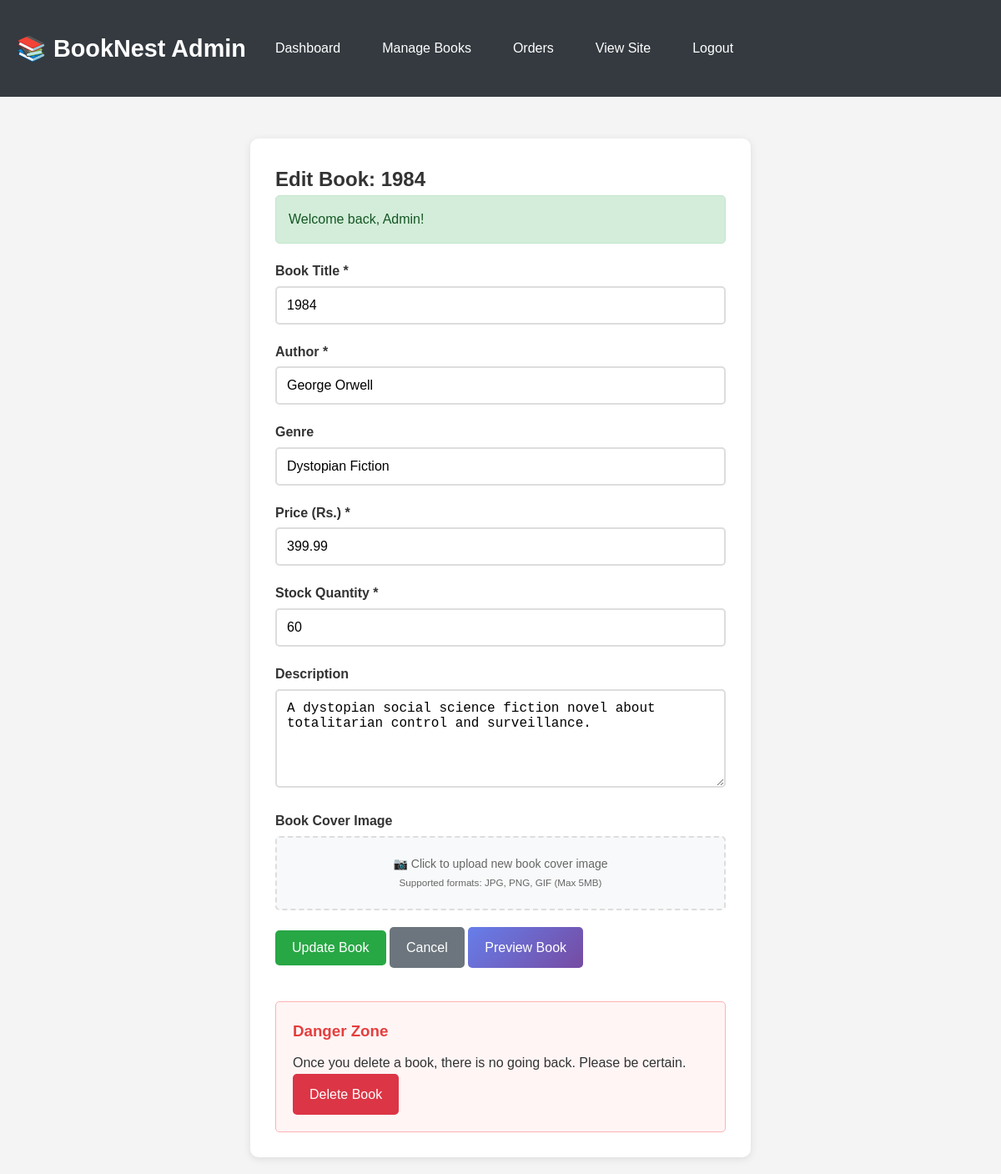
The page /admin/edit_book.php?id=3 (signed in) on the database its author committed.
### tables this page shows
CREATE TABLE books (
    book_id INT AUTO_INCREMENT PRIMARY KEY,
    title VARCHAR(255) NOT NULL,
    author VARCHAR(255) NOT NULL,
    genre VARCHAR(100),
    price DECIMAL(10, 2) NOT NULL,
    description TEXT,
    cover_image VARCHAR(255),
    stock_quantity INT DEFAULT 0,
    created_at TIMESTAMP DEFAULT CURRENT_TIMESTAMP,
    updated_at TIMESTAMP DEFAULT CURRENT_TIMESTAMP ON UPDATE CURRENT_TIMESTAMP
);

### admin/edit_book.php (the view, shortened to what this page needs)
<?php
require '../includes/db.php';
require '../includes/functions.php';
$book_id = isset($_GET['id']) ? intval($_GET['id']) : 0;
$book = get_book_by_id($conn, $book_id);
?>
<!DOCTYPE html>
<html lang="en">
<head>
    <link rel="stylesheet" href="../assets/css/style.css">
</head>
<body>
    <header class="admin-header">
        <div class="container">
            <div class="admin-nav">
                <div class="logo">📚 BookNest Admin</div>
                <a href="dashboard.php">Dashboard</a>
                <a href="manage_books.php">Manage Books</a>
                <a href="orders.php">Orders</a>
                <a href="../books.php">View Site</a>
                <a href="../logout.php">Logout</a>
            </div>
        </div>
    </header>
    <div class="container">
        <div class="form-container">
            <h2>Edit Book: <?php echo htmlspecialchars($book['title']); ?></h2>
            <?php echo display_session_message(); ?>
            <form method="POST" enctype="multipart/form-data">
                <div class="form-group">
                    <label for="title">Book Title *</label>
                    <input type="text" id="title" name="title" required
                           value="<?php echo htmlspecialchars($book['title']); ?>">
                </div>
                <div class="form-group">
                    <label for="author">Author *</label>
                    <input type="text" id="author" name="author" required
                           value="<?php echo htmlspecialchars($book['author']); ?>">
                </div>
                <div class="form-group">
                    <label for="genre">Genre</label>
                    <input type="text" id="genre" name="genre"
                           value="<?php echo htmlspecialchars($book['genre']); ?>"
                           placeholder="e.g., Fiction, Non-fiction, Mystery, Romance">
                </div>
                <div class="form-group">
                    <label for="price">Price (Rs.) *</label>
                    <input type="number" id="price" name="price" step="0.01" min="0" required
                           value="<?php echo $book['price']; ?>">
                </div>
                <div class="form-group">
                    <label for="stock_quantity">Stock Quantity *</label>
                    <input type="number" id="stock_quantity" name="stock_quantity" min="0" required
                           value="<?php echo $book['stock_quantity']; ?>">
                </div>
                <div class="form-group">
                    <label for="description">Description</label>
                    <textarea id="description" name="description" rows="5"
                              placeholder="Enter book description, summary, or key features..."><?php echo htmlspecialchars($book['description']); ?></textarea>
                </div>
                <div class="form-group">
                    <label for="cover_image">Book Cover Image</label>
                    <div class="file-upload">
                        <div class="file-upload-text">
                            📷 Click to upload new book cover image<br>
                            <small>Supported formats: JPG, PNG, GIF (Max 5MB)</small>
                        </div>
                    </div>
                </div>
                <div class="form-group">
                    <button type="submit" class="btn btn-success">Update Book</button>
                    <a href="manage_books.php" class="btn btn-secondary">Cancel</a>
                    <a href="../book_details.php?id=<?php echo $book_id; ?>" class="btn btn-primary" target="_blank">Preview Book</a>
                </div>
            </form>
            <div style="margin-top: 40px; padding: 20px; background: #fff5f5; border: 1px solid #feb2b2; border-radius: 5px;">
                <h3 style="color: #e53e3e; margin-bottom: 10px;">Danger Zone</h3>
                <p>Once you delete a book, there is no going back. Please be certain.</p>
                <a href="delete_books.php?id=<?php echo $book_id; ?>"
                   class="btn btn-danger"
                   onclick="return confirm('Are you sure you want to delete this book? This action cannot be undone.');">
                    Delete Book
                </a>
            </div>
        </div>
    </div>
</body>
</html>

### assets/css/style.css (style rules this page uses)
* { margin: 0; padding: 0; box-sizing: border-box; }
body { font-family: 'Arial', sans-serif; line-height: 1.6; background-color: #f4f4f4; color: #333; }
.container { max-width: 1200px; margin: 0 auto; padding: 20px; }
.logo { font-size: 1.8rem; font-weight: bold; }
.btn { padding: 12px 20px; border: none; border-radius: 5px; cursor: pointer; text-decoration: none; display: inline-block; font-size: 16px; transition: all 0.3s; text-align: center; }
.btn-primary { background: linear-gradient(135deg, #667eea 0%, #764ba2 100%); color: white; }
.btn-success { background: #28a745; color: white; }
.btn-danger { background: #dc3545; color: white; }
.btn-secondary { background: #6c757d; color: white; }
.form-container { background: white; padding: 30px; border-radius: 10px; box-shadow: 0 2px 10px rgba(0,0,0,0.1); max-width: 600px; margin: 0 auto; }
.form-group { margin-bottom: 20px; }
.form-group label { display: block; margin-bottom: 5px; font-weight: bold; color: #333; }
.form-group input, .form-group select, .form-group textarea { width: 100%; padding: 12px; border: 2px solid #ddd; border-radius: 5px; font-size: 16px; transition: border-color 0.3s; }
.form-group textarea { resize: vertical; min-height: 100px; }
.admin-header { background: #343a40; color: white; padding: 15px 0; margin-bottom: 30px; }
.admin-nav { display: flex; gap: 20px; align-items: center; }
.admin-nav a { color: white; text-decoration: none; padding: 8px 15px; border-radius: 5px; transition: background-color 0.3s; }
.file-upload { position: relative; display: inline-block; cursor: pointer; background: #f8f9fa; border: 2px dashed #ddd; border-radius: 5px; padding: 20px; text-align: center; transition: all 0.3s; width: 100%; }
.file-upload-text { color: #666; font-size: 14px; }

### rows shown on the page
books: title "1984", author "George Orwell", genre "Dystopian Fiction", price "399.99", stock_quantity "60", description "A dystopian social science fiction novel about totalitarian control and surveillance."

### other values the page prints
$message "Welcome back, Admin!"
